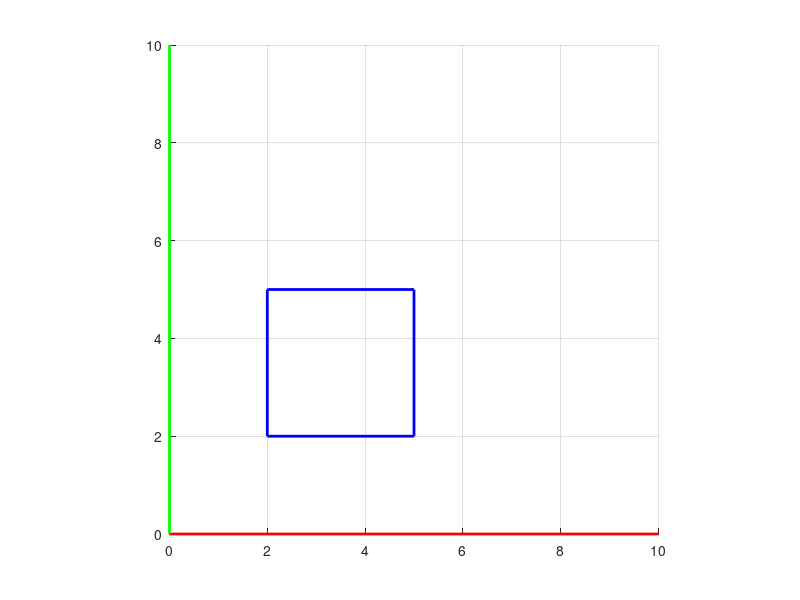

Recreate this plot in MATLAB. (Note: this script raises an error after producing the figure.)
cuadrado = [2 5 5 2 2; 
            2 2 5 5 2; 
            0 0 0 0 0; 
            1 1 1 1 1];  
dy = 4;

for i = 0:0.1:dy
    clf
    hold on
    grid on
    axis([0 10 0 10 0 1]) 
    axis equal
    
    % Ejes
    line([0 10],[0 0],[0 0],'color','red','linewidth', 2)
    line([0 0],[0 10],[0 0],'color','green','linewidth', 2)
    
    % Cuadrado 1
    line(cuadrado(1,:), cuadrado(2,:), cuadrado(3,:), 'color', 'blue', 'LineWidth', 2);
    
    % Traslación del cuadrado
    cuadrado2 = Traslacion(0, i, 0, cuadrado);
    line(cuadrado2(1,:), cuadrado2(2,:), cuadrado2(3,:), 'color', 'magenta', 'LineWidth', 2);

    pause(0.05)
end
